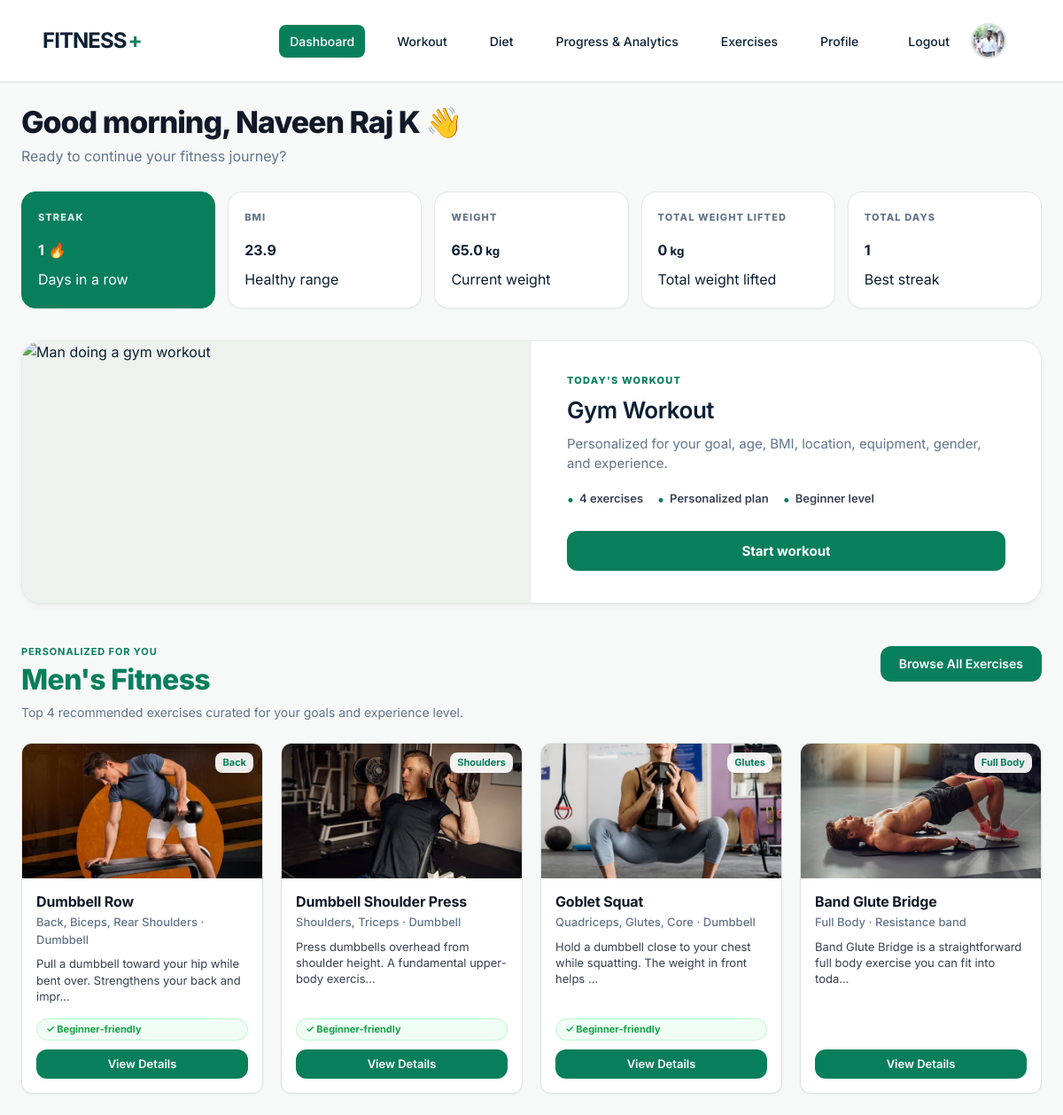
Page / (signed in) on the earlier database version.
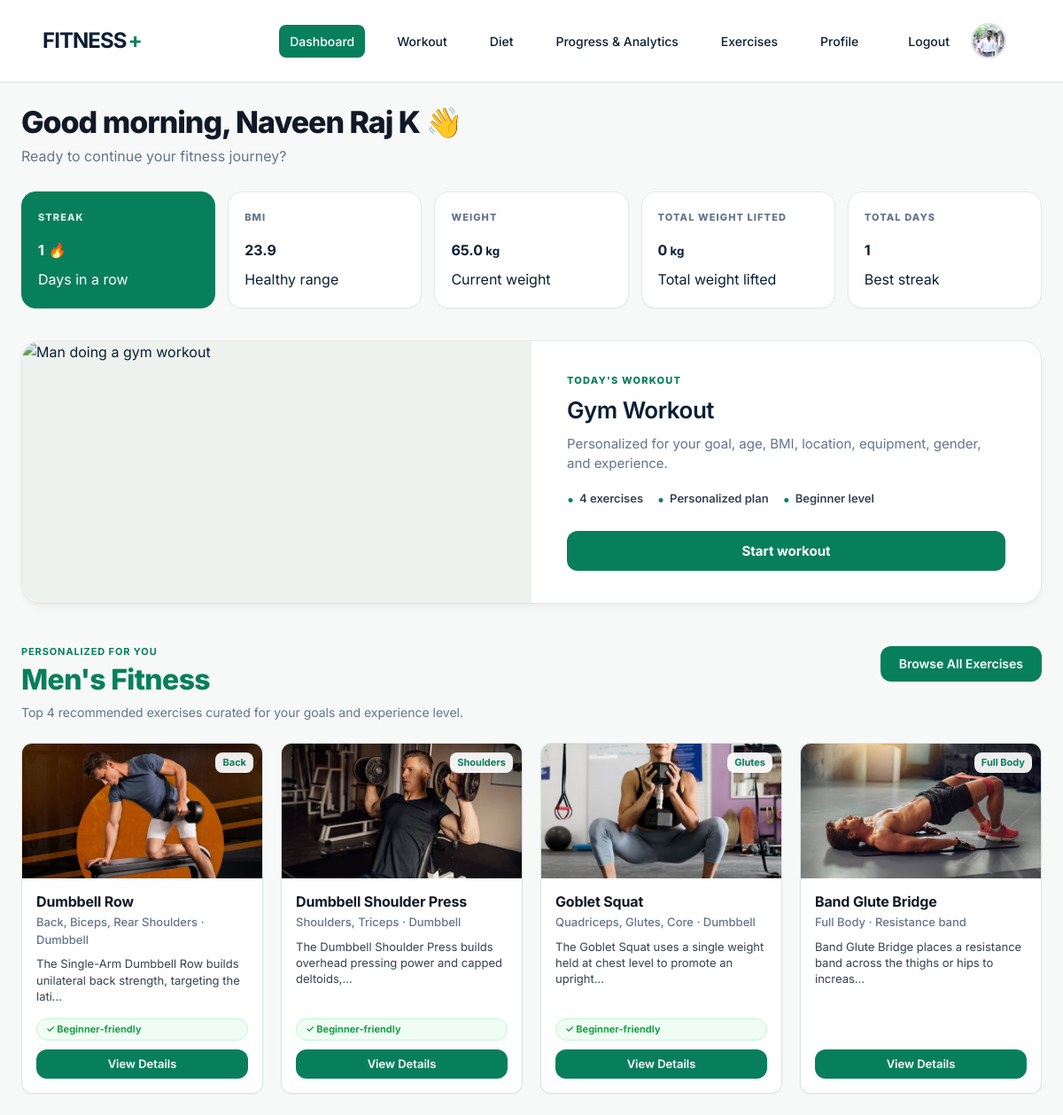
Same page on the later database version.
### workout/models.py (models this page shows, shortened)
class Exercise(models.Model):
    class EquipmentType(models.TextChoices):
        BODYWEIGHT = 'bodyweight', 'Bodyweight'
        BARBELL = 'barbell', 'Barbell'
        DUMBBELL = 'dumbbell', 'Dumbbell'
        KETTLEBELL = 'kettlebell', 'Kettlebell'
        CABLE = 'cable', 'Cable'
        MACHINE = 'machine', 'Machine'
        RESISTANCE_BAND = 'resistance_band', 'Resistance band'
        PULLUP_BAR = 'pullup_bar', 'Pull-up bar'
        BENCH = 'bench', 'Bench'
        PLATE = 'plate', 'Plate-loaded'
        STEP = 'step', 'Step / Platform'
        JUMP_ROPE = 'jump_rope', 'Jump Rope'
        OTHER = 'other', 'Other'
    class Difficulty(models.TextChoices):
        BEGINNER = 'beginner', 'Beginner'
        INTERMEDIATE = 'intermediate', 'Intermediate'
        ADVANCED = 'advanced', 'Advanced'
    class GenderCategory(models.TextChoices):
        ALL = 'all', 'All'
        FEMALE = 'female', 'Female'
        MALE = 'male', 'Male'
    name = models.CharField(max_length=120)
    body_part = models.CharField(max_length=40, default='Full Body')
    equipment_type = models.CharField(max_length=20, choices=EquipmentType.choices, default=EquipmentType.OTHER)
    category = models.CharField(max_length=40)
    description = models.TextField()
    instructions = models.TextField()
    muscles_targeted = models.CharField(max_length=255)
    beginner_tips = models.TextField(blank=True)
    is_bodyweight = models.BooleanField(default=False)
    image = models.CharField(max_length=255, blank=True, help_text='Local visual URL (filled by the seed command).')
    created_at = models.DateTimeField(auto_now_add=True)
    difficulty = models.CharField(max_length=20, choices=Difficulty.choices, default=Difficulty.INTERMEDIATE)
    gender_category = models.CharField(max_length=10, choices=GenderCategory.choices, default=GenderCategory.ALL)
    recommended_sets = models.CharField(max_length=30, blank=True, default='')
    recommended_reps = models.CharField(max_length=30, blank=True, default='')
    recommended_duration = models.CharField(max_length=40, blank=True, default='')
    recommended_rest = models.CharField(max_length=30, blank=True, default='')
    is_beginner_friendly = models.BooleanField(default=False)
    class Meta:
        ordering = ['category', 'name']
        constraints = [models.UniqueConstraint(Lower('name'), name='unique_exercise_name_ci')]
    @property
    def body_part_tag(self):
        TAG_MAP = {
            'Bodyweight Squat': 'Quadriceps', 'Bodyweight Lunge': 'Legs',
            'Chair Squat': 'Quadriceps', 'Glute Bridge': 'Glutes',
            'Single-Leg Glute Bridge': 'Glutes', 'Hip Thrust': 'Glutes',
            'Donkey Kicks': 'Glutes', 'Fire Hydrants': 'Glutes',
            'Sumo Squat': 'Inner Thighs', 'Bulgarian Split Squat': 'Legs',
            'Reverse Lunge': 'Glutes', 'Walking Lunges': 'Legs',
            'Step-Ups': 'Legs', 'Standing Leg Raises': 'Hips',
            'Goblet Squat': 'Glutes', 'Romanian Deadlift': 'Hamstrings',
            'Curtsy Lunge': 'Glutes',
            'Plank': 'Core', 'Knee Plank': 'Core', 'Side Plank': 'Obliques',
            'Dead Bug': 'Core', 'Bird Dog': 'Core',
            'Bicycle Crunch': 'Core', 'Bicycle Crunches': 'Core',
            'Crunch': 'Core', 'Reverse Crunches': 'Lower Abs',
            'Leg Raise': 'Core', 'Leg Raises': 'Lower Abs',
            'Mountain Climbers': 'Core', 'Russian Twist': 'Core',
            'Sit-Up': 'Core', 'Heel Taps': 'Obliques',
            'Hanging Leg Raise': 'Core',
            'Dumbbell Bicep Curl': 'Biceps', 'Hammer Curl': 'Biceps',
            'Dumbbell Row': 'Back', 'Resistance-Band Row': 'Back',
            'Dumbbell Shoulder Press': 'Shoulders',
            'Dumbbell Lateral Raise': 'Shoulders',
            'Dumbbell Front Raise': 'Shoulders',
            'Overhead Tricep Extension': 'Triceps',
            'Tricep Kickback': 'Triceps',
            'Wall Push-Ups': 'Chest', 'Knee Push-Ups': 'Chest',
            'Incline Push-Ups': 'Chest', 'Standard Push-Ups': 'Chest',
            'Jumping Jacks': 'Full Body', 'High Knees': 'Legs',
            'Butt Kicks': 'Hamstrings', 'Running': 'Legs',
            'Jogging': 'Legs', 'Cycling': 'Legs',
            'Skipping Rope': 'Full Body', 'Marching in Place': 'Legs',
            'Step Jacks': 'Full Body', 'Dancing / Cardio Dance': 'Full Body',
            'Brisk Walking': 'Full Body',
            'Butterfly Stretch': 'Inner Thighs', 'Cat-Cow Stretch': 'Back',
            'Chest Stretch': 'Chest', "Child's Pose": 'Back',
            'Cobra Stretch': 'Abdominals', 'Full-Body Stretch': 'Full Body',
            'Glute Stretch': 'Glutes', 'Hamstring Stretch': 'Hamstrings',
            'Hip Flexor Stretch': 'Hip Flexors',
            'Shoulder Stretch': 'Shoulders',
        }
        if self.name in TAG_MAP:
            return TAG_MAP[self.name]
        if self.muscles_targeted:
            return self.muscles_targeted.split(',')[0].strip()
        return self.body_part

### workout/views.py (the view)
# urls.py: path('', views.dashboard, name='dashboard'),
@login_required
def dashboard(request):
    profile, _ = UserProfile.objects.get_or_create(user=request.user)
    if not profile.profile_completed:
        return redirect('workout:profile_setup')
    today = timezone.localdate()
    completed_today = Workout.objects.filter(user=request.user, date=today, completed=True)
    entries_today = WorkoutExercise.objects.filter(workout__in=completed_today)
    total_volume = sum((entry.volume or Decimal('0') for entry in entries_today), Decimal('0'))
    workouts = Workout.objects.filter(user=request.user).prefetch_related('workout_exercises__exercise')
    context = {
        'workouts': workouts, 'today_exercises': entries_today.count(),
        'today_sets': WorkoutSet.objects.filter(workout_exercise__workout__in=completed_today, completed=True).count(),
        'today_volume': total_volume, 'profile': profile, 'plan': daily_workout(profile), 'diet': diet_for(profile), 'diet_meals': diet_meals(profile),
        'week_workouts': workouts.filter(completed=True, date__gte=today-timedelta(days=today.weekday())).count(),
        'total_weight_lifted': profile.total_weight_lifted_display,
        'is_female': profile.gender == 'female',
    }
    return render(request, 'workout/dashboard.html', context)

### workout/diet_details.py (called while the page is built)
def normalize_meal_name(name):
    if not name:
        return ''
    text = name.replace('–', '-').replace('—', '-')
    return ' '.join(text.strip().split()).lower()

### workout/diet_image_utils.py (called while the page is built)
def normalize_key(text):
    return re.sub(r'[^a-zA-Z0-9]', '', (text or '')).lower()

def find_existing_image(meal_name):
    if not os.path.exists(DIET_IMAGES_DIR):
        os.makedirs(DIET_IMAGES_DIR, exist_ok=True)
        return None
    key = normalize_key(meal_name)
    if not key:
        return None
    if key in EXISTING_IMAGE_MAP:
        fname = EXISTING_IMAGE_MAP[key]
        if os.path.exists(os.path.join(DIET_IMAGES_DIR, fname)):
            return fname
    try:
        disk_files = os.listdir(DIET_IMAGES_DIR)
    except OSError:
        disk_files = []
    for f in disk_files:
        stem, ext = os.path.splitext(f)
        if ext.lower() in ('.png', '.jpg', '.jpeg', '.webp'):
            if normalize_key(stem) == key:
                return f
    return None

def attach_diet_images(meals):
    if meals is None:
        return meals
    meal_list = list(meals)
    for m in meal_list:
        m.image = get_diet_image_path(m.name, m.meal_type)
    return meal_list

### workout/templates/workout/dashboard.html (shortened to what the changed rows need)
{% extends 'workout/base.html' %}
{% load static %}
{% block content %}
<section class="hero">
  <div class="hero-content">
    <h1>Good morning, {{ profile.name }} 👋</h1>
  </div>
</section>
<section class="featured-workout">
  <div class="featured-copy">
    <h2>{{ plan.title }}</h2>
  </div>
</section>
{% if is_female %}
<!-- ═══════════════════════════════════════════════════════════════════════
     WOMEN'S FITNESS — 4 Recommended Exercises
     for users with profile.gender == 'female'
     ═══════════════════════════════════════════════════════════════════════ -->
<section class="womens-fitness-section">
  <div class="wf-header">
    <div class="wf-title-group">
      <span class="wf-label">PERSONALIZED FOR YOU</span>
      <h2>Women's Fitness</h2>
      <p class="wf-subtitle">Top 4 recommended exercises curated for your goals and experience level.</p>
    </div>
    <a class="button wf-browse-btn" href="{% url 'workout:exercise_library' %}">Browse All Exercises</a>
  </div>
  <div class="exercise-grid">
    {% for exercise in plan.exercises %}
    <article class="exercise-card wf-card" data-name="{{ exercise.name|lower }}" data-bodypart="{{ exercise.body_part_tag }}">
      <div class="exercise-card-media">
        <img src="{{ exercise.image }}" alt="Exercise image for {{ exercise.name }}" onerror="this.onerror=null;this.src='{% url 'workout:exercise_visual' exercise.id %}';">
        <span class="exercise-badge wf-badge-bodypart">{{ exercise.body_part_tag }}</span>
      </div>
      <div class="exercise-card-body">
        <h3>{{ exercise.name }}</h3>
        <p class="exercise-meta">{{ exercise.muscles_targeted }} · {{ exercise.get_equipment_type_display }}</p>
        <p class="exercise-desc">{{ exercise.description|truncatechars:80 }}</p>
        {% if exercise.is_beginner_friendly %}<span class="wf-beginner-tag">✓ Beginner-friendly</span>{% endif %}
        <a class="button exercise-cta" href="{% url 'workout:exercise_detail' exercise.id %}">View Details</a>
      </div>
    </article>
    {% empty %}
    <div class="empty-state">
      <p>No Women's Fitness exercises are available yet. Update your <a href="{% url 'workout:profile_edit' %}">profile equipment</a> to see compatible exercises.</p>
    </div>
    {% endfor %}
  </div>
</section>
{% else %}
<section class="mens-fitness-section">
  <div class="mf-header">
    <div class="mf-title-group">
      <h2>Men's Fitness</h2>
    </div>
  </div>
  <div class="exercise-grid">
    {% for exercise in plan.exercises %}
    <article class="exercise-card wf-card" data-name="{{ exercise.name|lower }}" data-bodypart="{{ exercise.body_part_tag }}">
      <div class="exercise-card-media">
        <img src="{{ exercise.image }}" alt="Exercise image for {{ exercise.name }}" onerror="this.onerror=null;this.src='{% url 'workout:exercise_visual' exercise.id %}';">
        <span class="exercise-badge wf-badge-bodypart">{{ exercise.body_part_tag|default:exercise.body_part }}</span>
      </div>
      <div class="exercise-card-body">
        <h3>{{ exercise.name }}</h3>
        <p class="exercise-meta">{{ exercise.muscles_targeted|default:exercise.body_part }} · {{ exercise.get_equipment_type_display }}</p>
        <p class="exercise-desc">{{ exercise.description|truncatechars:80 }}</p>
        {% if exercise.is_beginner_friendly or exercise.category == 'Beginner' or exercise.difficulty == 'beginner' %}<span class="wf-beginner-tag">✓ Beginner-friendly</span>{% endif %}
        <a class="button exercise-cta" href="{% url 'workout:exercise_detail' exercise.id %}">View Details</a>
      </div>
    </article>
    {% empty %}
    <div class="empty-state">
      <p>No Men's Fitness exercises are available yet. Update your <a href="{% url 'workout:profile_edit' %}">profile equipment</a> to see compatible exercises.</p>
    </div>
    {% endfor %}
  </div>
</section>
{% endif %}
{% endblock %}

Differences in the rows shown:
changed Exercise "Dumbbell Row": description "Pull a dumbbell toward your hip while bent over. Strengthens your back and impr…" → "The Single-Arm Dumbbell Row builds unilateral back strength, targeting the lati…"
changed Exercise "Dumbbell Shoulder Press": description "Press dumbbells overhead from shoulder height. A fundamental upper-body exercis…" → "The Dumbbell Shoulder Press builds overhead pressing power and capped deltoids,…"
changed Exercise "Goblet Squat": description "Hold a dumbbell close to your chest while squatting. The weight in front helps …" → "The Goblet Squat uses a single weight held at chest level to promote an upright…"
changed Exercise "Band Glute Bridge": description "Band Glute Bridge is a straightforward full body exercise you can fit into toda…" → "Band Glute Bridge places a resistance band across the thighs or hips to increas…"
